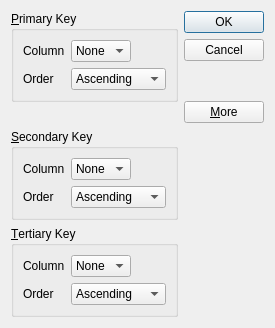
<?xml version="1.0" encoding="UTF-8"?>
<ui version="4.0">
 <class>SortDialog</class>
 <widget class="QDialog" name="SortDialog">
  <property name="geometry">
   <rect>
    <x>0</x>
    <y>0</y>
    <width>273</width>
    <height>328</height>
   </rect>
  </property>
  <property name="windowTitle">
   <string>Sort</string>
  </property>
  <layout class="QGridLayout" name="gridLayout_4">
   <item row="0" column="0">
    <layout class="QVBoxLayout" name="verticalLayout_2">
     <item>
      <widget class="QGroupBox" name="primaryGroupBox">
       <property name="title">
        <string>&amp;Primary Key</string>
       </property>
       <layout class="QGridLayout" name="gridLayout">
        <item row="0" column="0">
         <widget class="QLabel" name="label">
          <property name="text">
           <string>Column</string>
          </property>
         </widget>
        </item>
        <item row="0" column="1">
         <widget class="QComboBox" name="primaryColumnCombo">
          <item>
           <property name="text">
            <string>None</string>
           </property>
          </item>
         </widget>
        </item>
        <item row="0" column="2">
         <spacer name="horizontalSpacer">
          <property name="orientation">
           <enum>Qt::Horizontal</enum>
          </property>
          <property name="sizeHint" stdset="0">
           <size>
            <width>49</width>
            <height>20</height>
           </size>
          </property>
         </spacer>
        </item>
        <item row="1" column="0">
         <widget class="QLabel" name="label_2">
          <property name="text">
           <string>Order</string>
          </property>
         </widget>
        </item>
        <item row="1" column="1" colspan="2">
         <widget class="QComboBox" name="primaryOrderCombo">
          <item>
           <property name="text">
            <string>Ascending</string>
           </property>
          </item>
          <item>
           <property name="text">
            <string>Descending</string>
           </property>
          </item>
         </widget>
        </item>
       </layout>
      </widget>
     </item>
     <item>
      <spacer name="verticalSpacer_2">
       <property name="orientation">
        <enum>Qt::Vertical</enum>
       </property>
       <property name="sizeHint" stdset="0">
        <size>
         <width>20</width>
         <height>24</height>
        </size>
       </property>
      </spacer>
     </item>
    </layout>
   </item>
   <item row="0" column="1">
    <layout class="QVBoxLayout" name="verticalLayout">
     <item>
      <widget class="QPushButton" name="okButton">
       <property name="text">
        <string>OK</string>
       </property>
       <property name="default">
        <bool>true</bool>
       </property>
      </widget>
     </item>
     <item>
      <widget class="QPushButton" name="cancelButton">
       <property name="text">
        <string>Cancel</string>
       </property>
      </widget>
     </item>
     <item>
      <spacer name="verticalSpacer">
       <property name="orientation">
        <enum>Qt::Vertical</enum>
       </property>
       <property name="sizeHint" stdset="0">
        <size>
         <width>20</width>
         <height>40</height>
        </size>
       </property>
      </spacer>
     </item>
     <item>
      <widget class="QPushButton" name="moreButton">
       <property name="text">
        <string>&amp;More</string>
       </property>
       <property name="checkable">
        <bool>true</bool>
       </property>
      </widget>
     </item>
    </layout>
   </item>
   <item row="1" column="0">
    <widget class="QGroupBox" name="secondaryGroupBox">
     <property name="title">
      <string>&amp;Secondary Key</string>
     </property>
     <layout class="QGridLayout" name="gridLayout_2">
      <item row="0" column="0">
       <widget class="QLabel" name="label_3">
        <property name="text">
         <string>Column</string>
        </property>
       </widget>
      </item>
      <item row="2" column="0">
       <widget class="QLabel" name="label_4">
        <property name="text">
         <string>Order</string>
        </property>
       </widget>
      </item>
      <item row="0" column="1">
       <widget class="QComboBox" name="secondaryColumnCombo">
        <item>
         <property name="text">
          <string>None</string>
         </property>
        </item>
       </widget>
      </item>
      <item row="0" column="2">
       <spacer name="horizontalSpacer_2">
        <property name="orientation">
         <enum>Qt::Horizontal</enum>
        </property>
        <property name="sizeHint" stdset="0">
         <size>
          <width>160</width>
          <height>20</height>
         </size>
        </property>
       </spacer>
      </item>
      <item row="2" column="1" colspan="2">
       <widget class="QComboBox" name="secondaryOrderCombo">
        <item>
         <property name="text">
          <string>Ascending</string>
         </property>
        </item>
        <item>
         <property name="text">
          <string>Descending</string>
         </property>
        </item>
       </widget>
      </item>
     </layout>
    </widget>
   </item>
   <item row="2" column="0">
    <widget class="QGroupBox" name="TertiaryGroupBox">
     <property name="title">
      <string>&amp;Tertiary Key</string>
     </property>
     <layout class="QGridLayout" name="gridLayout_3">
      <item row="0" column="0">
       <widget class="QLabel" name="label_5">
        <property name="text">
         <string>Column</string>
        </property>
       </widget>
      </item>
      <item row="2" column="0">
       <widget class="QLabel" name="label_6">
        <property name="text">
         <string>Order</string>
        </property>
       </widget>
      </item>
      <item row="0" column="1">
       <widget class="QComboBox" name="tertiaryColumnCombo">
        <item>
         <property name="text">
          <string>None</string>
         </property>
        </item>
       </widget>
      </item>
      <item row="0" column="2">
       <spacer name="horizontalSpacer_3">
        <property name="orientation">
         <enum>Qt::Horizontal</enum>
        </property>
        <property name="sizeHint" stdset="0">
         <size>
          <width>160</width>
          <height>20</height>
         </size>
        </property>
       </spacer>
      </item>
      <item row="2" column="1" colspan="2">
       <widget class="QComboBox" name="tertiaryOrderCombo">
        <item>
         <property name="text">
          <string>Ascending</string>
         </property>
        </item>
        <item>
         <property name="text">
          <string>Descending</string>
         </property>
        </item>
       </widget>
      </item>
     </layout>
    </widget>
   </item>
  </layout>
 </widget>
 <tabstops>
  <tabstop>primaryColumnCombo</tabstop>
  <tabstop>primaryOrderCombo</tabstop>
  <tabstop>secondaryColumnCombo</tabstop>
  <tabstop>secondaryOrderCombo</tabstop>
  <tabstop>tertiaryColumnCombo</tabstop>
  <tabstop>tertiaryOrderCombo</tabstop>
  <tabstop>okButton</tabstop>
  <tabstop>cancelButton</tabstop>
  <tabstop>moreButton</tabstop>
 </tabstops>
 <resources/>
 <connections>
  <connection>
   <sender>okButton</sender>
   <signal>clicked()</signal>
   <receiver>SortDialog</receiver>
   <slot>accept()</slot>
   <hints>
    <hint type="sourcelabel">
     <x>231</x>
     <y>23</y>
    </hint>
    <hint type="destinationlabel">
     <x>40</x>
     <y>100</y>
    </hint>
   </hints>
  </connection>
  <connection>
   <sender>cancelButton</sender>
   <signal>clicked()</signal>
   <receiver>SortDialog</receiver>
   <slot>reject()</slot>
   <hints>
    <hint type="sourcelabel">
     <x>217</x>
     <y>52</y>
    </hint>
    <hint type="destinationlabel">
     <x>63</x>
     <y>110</y>
    </hint>
   </hints>
  </connection>
  <connection>
   <sender>moreButton</sender>
   <signal>toggled(bool)</signal>
   <receiver>secondaryGroupBox</receiver>
   <slot>setVisible(bool)</slot>
   <hints>
    <hint type="sourcelabel">
     <x>241</x>
     <y>132</y>
    </hint>
    <hint type="destinationlabel">
     <x>141</x>
     <y>195</y>
    </hint>
   </hints>
  </connection>
  <connection>
   <sender>moreButton</sender>
   <signal>toggled(bool)</signal>
   <receiver>TertiaryGroupBox</receiver>
   <slot>setVisible(bool)</slot>
   <hints>
    <hint type="sourcelabel">
     <x>226</x>
     <y>142</y>
    </hint>
    <hint type="destinationlabel">
     <x>173</x>
     <y>284</y>
    </hint>
   </hints>
  </connection>
 </connections>
</ui>
